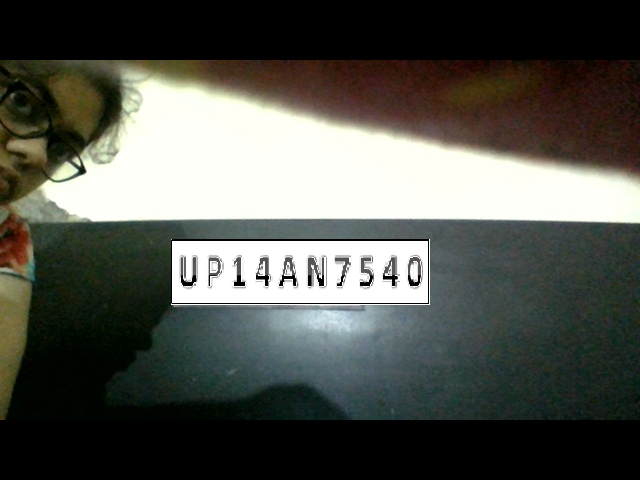
#> input picture test.png, 640 x 480 px, given in place of the camera
$ python SegmentCharacters.py
#> lines starting #> are read from the running program, lines starting #| are printed output that depends on the picture; after the words box and inside, x2 and y2 are one past the last pixel; in counts of white or black regions, pixels touching at a corner belong together
### DetectPlate.py
from skimage.io import imread
from skimage.filters import threshold_otsu
import matplotlib.pyplot as plt

#filename = './video12.mp4'

import cv2
#cap = cv2.VideoCapture(filename)
cap = cv2.VideoCapture(0)
count = 0
while cap.isOpened():
    ret,frame = cap.read()
#> frame is the input picture: shape (480, 640, 3); mean B, G, R 78.8, 85.1, 83.3
    if ret == True:
        cv2.imshow('window-name',frame)
        cv2.imwrite("./output/frame%d.jpg" % count, frame)
        count = count + 1
        if cv2.waitKey(10) & 0xFF == ord('q'):
#> (key q is pressed here)
            break
    else:
        break
cap.release()
cv2.destroyAllWindows()

# car image -> grayscale image -> binary image
#import imutils
car_image = imread("./output/frame%d.jpg"%(count-1), as_gray=True)
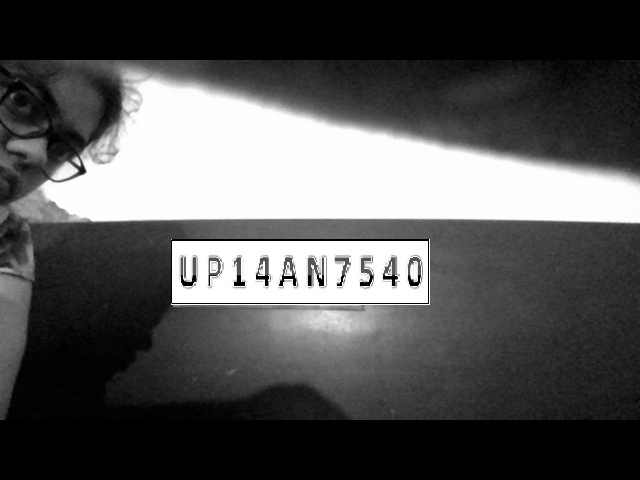
#> car_image: shape (480, 640) float64; min 0, max 1, mean 0.33
#qqqcar_image = imutils.rotate(car_image, 270)
#car_image = imread("car.png", as_gray=True)
# it should be a 2 dimensional array
print(car_image.shape)
#| (480, 640)

# the next line is not compulsory however, a grey scale pixel
# in skimage ranges between 0 & 1. multiplying it with 255
# will make it range between 0 & 255 (something we can relate better with

gray_car_image = car_image * 255
fig, (ax1, ax2) = plt.subplots(1, 2)
ax1.imshow(gray_car_image, cmap="gray")
threshold_value = threshold_otsu(gray_car_image)
#> threshold_value = 138
binary_car_image = gray_car_image > threshold_value
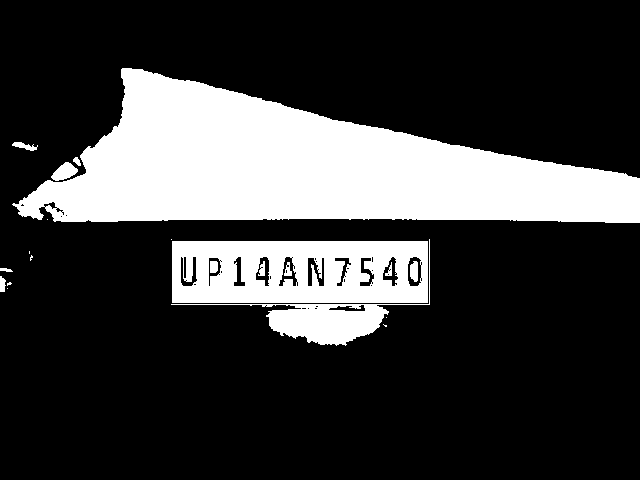
#> binary_car_image: shape (480, 640) bool; 23.7% white; 21 white regions (8 under 20 px), largest, box (x1, y1, x2, y2) and area: (12, 68, 640, 223) 54356, (172, 241, 428, 303) 13609, (171, 239, 430, 346) 3851
# print(binary_car_image)
ax2.imshow(binary_car_image, cmap="gray")
# ax2.imshow(gray_car_image, cmap="gray")
plt.show()
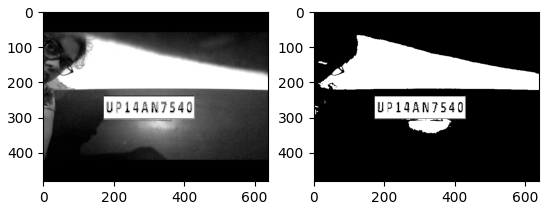
#> figure drawn by matplotlib, 2 panels

# CCA (finding connected regions) of binary image


from skimage import measure
from skimage.measure import regionprops
import matplotlib.pyplot as plt
import matplotlib.patches as patches

# this gets all the connected regions and groups them together
label_image = measure.label(binary_car_image)
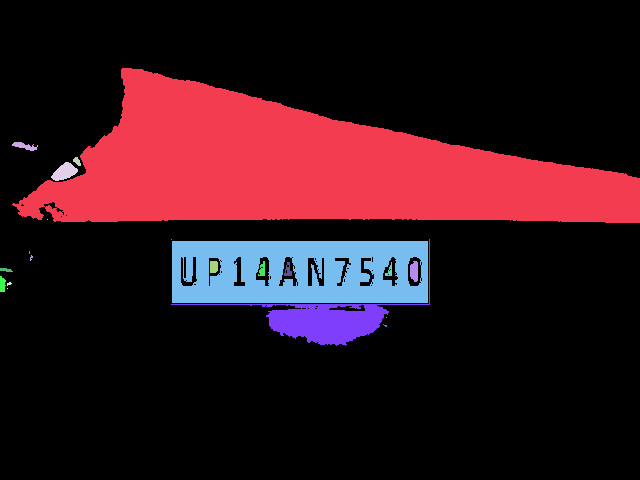
#> label_image: shape (480, 640) int32; 22 distinct labels, from 0 to 21; one colour per label, 0 black


# print(label_image.shape[0]) #width of car img

# getting the maximum width, height and minimum width and height that a license plate can be
plate_dimensions = (0.03*label_image.shape[0], 0.08*label_image.shape[0], 0.15*label_image.shape[1], 0.3*label_image.shape[1])
#> plate_dimensions = (14.4, 38.4, 96, 192)
plate_dimensions2 = (0.08*label_image.shape[0], 0.2*label_image.shape[0], 0.15*label_image.shape[1], 0.4*label_image.shape[1])
#> plate_dimensions2 = (38.4, 96, 96, 256)
min_height, max_height, min_width, max_width = plate_dimensions
#> min_height = 14.4; max_height = 38.4; min_width = 96; max_width = 192
plate_objects_cordinates = []
plate_like_objects = []

fig, (ax1) = plt.subplots(1)
ax1.imshow(gray_car_image, cmap="gray")
flag =0
# regionprops creates a list of properties of all the labelled regions
for region in regionprops(label_image):
    # print(region)
    if region.area < 50:
        #if the region is so small then it's likely not a license plate
        continue
        # the bounding box coordinates
    min_row, min_col, max_row, max_col = region.bbox
    # [4 lines of commented-out code are left out]

    region_height = max_row - min_row
    region_width = max_col - min_col
    # print(region_height)
    # print(region_width)

    # ensuring that the region identified satisfies the condition of a typical license plate
    if region_height >= min_height and region_height <= max_height and region_width >= min_width and region_width <= max_width and region_width > region_height:
        flag = 1
        plate_like_objects.append(binary_car_image[min_row:max_row,
                                  min_col:max_col])
        plate_objects_cordinates.append((min_row, min_col,
                                         max_row, max_col))
        rectBorder = patches.Rectangle((min_col, min_row), max_col - min_col, max_row - min_row, edgecolor="red",
                                       linewidth=2, fill=False)
        ax1.add_patch(rectBorder)
#> this loop made 21 passes
#> (min_row, min_col, max_row, max_col, region_height, region_width) on passes 1, 2, 4, 7, 8, 11, 12, 13, 14, 17: (68, 12, 223, 640, 155, 628), (142, 12, 151, 38, 9, 26), (162, 51, 181, 78, 19, 27), (239, 171, 346, 430, 107, 259), (241, 172, 303, 428, 62, 256), (261, 210, 273, 218, 12, 8), (261, 258, 276, 265, 15, 7), (261, 410, 282, 418, 21, 8), (262, 284, 276, 292, 14, 8), (276, 0, 292, 6, 16, 6)
#> after the loop, plate_like_objects = []; plate_objects_cordinates = []
        # let's draw a red rectangle over those regions
if(flag == 1):
    # print(plate_like_objects[0])
    plt.show()


if(flag==0):
    min_height, max_height, min_width, max_width = plate_dimensions2
#> min_height = 38.4; max_height = 96; max_width = 256
    plate_objects_cordinates = []
    plate_like_objects = []

    fig, (ax1) = plt.subplots(1)
    ax1.imshow(gray_car_image, cmap="gray")

    # regionprops creates a list of properties of all the labelled regions
    for region in regionprops(label_image):
        if region.area < 50:
            #if the region is so small then it's likely not a license plate
            continue
            # the bounding box coordinates
        min_row, min_col, max_row, max_col = region.bbox
        # [4 lines of commented-out code are left out]

        region_height = max_row - min_row
        region_width = max_col - min_col
        # print(region_height)
        # print(region_width)

        # ensuring that the region identified satisfies the condition of a typical license plate
        if region_height >= min_height and region_height <= max_height and region_width >= min_width and region_width <= max_width and region_width > region_height:
            # print("hello")
            plate_like_objects.append(binary_car_image[min_row:max_row,
                                      min_col:max_col])
            plate_objects_cordinates.append((min_row, min_col,
                                             max_row, max_col))
            rectBorder = patches.Rectangle((min_col, min_row), max_col - min_col, max_row - min_row, edgecolor="red",
                                           linewidth=2, fill=False)
            ax1.add_patch(rectBorder)
#> after the loop, plate_like_objects = 1 item; plate_objects_cordinates = [(241, 172, 303, 428)]
            # let's draw a red rectangle over those regions
    # print(plate_like_objects[0])
    plt.show()
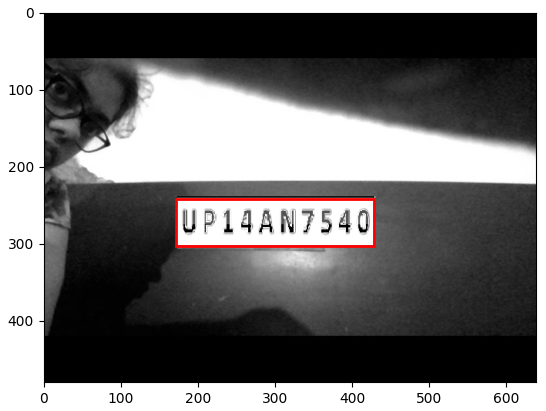
#> figure drawn by matplotlib, 1 panel

### SegmentCharacters.py
import numpy as np
from skimage.transform import resize
from skimage import measure
from skimage.measure import regionprops
import matplotlib.patches as patches
import matplotlib.pyplot as plt
import DetectPlate

# The invert was done so as to convert the black pixel to white pixel and vice versa
license_plate = np.invert(DetectPlate.plate_like_objects[0])

labelled_plate = measure.label(license_plate)

fig, ax1 = plt.subplots(1)
ax1.imshow(license_plate, cmap="gray")
# the next two lines is based on the assumptions that the width of
# a license plate should be between 5% and 15% of the license plate,
# and height should be between 35% and 60%
# this will eliminate some
character_dimensions=(0.35*license_plate.shape[0], 0.60*license_plate.shape[0], 0.05*license_plate.shape[1], 0.15*license_plate.shape[1])
#character_dimensions = (0.40*license_plate.shape[0], 0.70*license_plate.shape[0], 0.1*license_plate.shape[1], 0.2*license_plate.shape[1])
min_height, max_height, min_width, max_width = character_dimensions

characters = []
counter=0
column_list = []
for regions in regionprops(labelled_plate):
    y0, x0, y1, x1 = regions.bbox
    region_height = y1 - y0
    region_width = x1 - x0

    if region_height > min_height and region_height < max_height and region_width > min_width and region_width < max_width:
        roi = license_plate[y0:y1, x0:x1]

        # draw a red bordered rectangle over the character.
        rect_border = patches.Rectangle((x0, y0), x1 - x0, y1 - y0, edgecolor="red",
                                       linewidth=2, fill=False)
        ax1.add_patch(rect_border)

        # resize the characters to 20X20 and then append each character into the characters list
        resized_char = resize(roi, (20, 20))
        characters.append(resized_char)

        # this is just to keep track of the arrangement of the characters
        column_list.append(x0)
# print(characters)
plt.show()
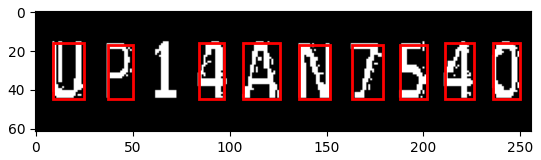
#> figure drawn by matplotlib, 1 panel
